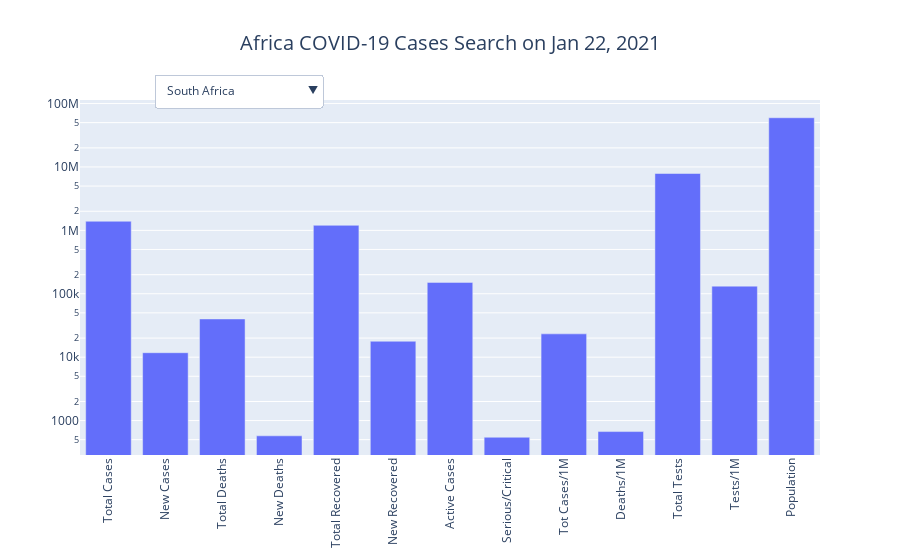

Notebook source saved alongside this figure:
### Markdown cell above
<h1 id="country-search">COVID-19 Cases Search</h1>

### Code cell
country_visualization('Africa')

### Figure 1 — Plotly figure (JSON) as saved in the notebook; plotly's stock layout.template omitted (floating-point values rounded to 4 significant figures; data arrays with more than 128 entries replaced by an {"elided": "..."} marker saying what was removed)
{"data": [{"name": "South Africa", "type": "bar", "visible": true, "x": ["Total Cases", "New Cases", "Total Deaths", "New Deaths", "Total Recovered", "New Recovered", "Active Cases", "Serious/Critical", "Tot Cases/1M", "Deaths/1M", "Total Tests", "Tests/1M", "Population"], "y": [1392568, 11761, 40076, 575, 1201284, 17841, 151208, 546, 23316, 671, 7882846, 131982, 59726820]}, {"name": "Morocco", "type": "bar", "visible": false, "x": ["Total Cases", "New Cases", "Total Deaths", "New Deaths", "Total Recovered", "New Recovered", "Active Cases", "Serious/Critical", "Tot Cases/1M", "Deaths/1M", "Total Tests", "Tests/1M", "Population"], "y": [464844, 1138, 8105, 29, 440652, 1351, 16087, 456, 12511, 218, 5262054, 141623, 37155316]}, {"name": "Tunisia", "type": "bar", "visible": false, "x": ["Total Cases", "New Cases", "Total Deaths", "New Deaths", "Total Recovered", "New Recovered", "Active Cases", "Serious/Critical", "Tot Cases/1M", "Deaths/1M", "Total Tests", "Tests/1M", "Population"], "y": [193273, 2389, 6092, 103, 140180, 2720, 47001, 409, 16258, 512, 802376, 67495, 11887867]}, {"name": "Egypt", "type": "bar", "visible": false, "x": ["Total Cases", "New Cases", "Total Deaths", "New Deaths", "Total Recovered", "New Recovered", "Active Cases", "Serious/Critical", "Tot Cases/1M", "Deaths/1M", "Total Tests", "Tests/1M", "Population"], "y": [160463, 748, 8853, 52, 125603, 432, 26007, 90, 1552, 86, 1000000, 9670, 103409102]}, {"name": "Ethiopia", "type": "bar", "visible": false, "x": ["Total Cases", "New Cases", "Total Deaths", "New Deaths", "Total Recovered", "New Recovered", "Active Cases", "Serious/Critical", "Tot Cases/1M", "Deaths/1M", "Total Tests", "Tests/1M", "Population"], "y": [132881, 555, 2060, 3, 118513, 507, 12308, 227, 1140, 18, 1908533, 16376, 116542610]}, {"name": "Nigeria", "type": "bar", "visible": false, "x": ["Total Cases", "New Cases", "Total Deaths", "New Deaths", "Total Recovered", "New Recovered", "Active Cases", "Serious/Critical", "Tot Cases/1M", "Deaths/1M", "Total Tests", "Tests/1M", "Population"], "y": [118138, 1483, 1490, 5, 94130, 484, 22518, 10, 565, 7, 1225179, 5863, 208972594]}, {"name": "Libya", "type": "bar", "visible": false, "x": ["Total Cases", "New Cases", "Total Deaths", "New Deaths", "Total Recovered", "New Recovered", "Active Cases", "Serious/Critical", "Tot Cases/1M", "Deaths/1M", "Total Tests", "Tests/1M", "Population"], "y": [112540, 794, 1737, 21, 90952, 1043, 19851, -1, 16255, 251, 616191, 89000, 6923505]}, {"name": "Algeria", "type": "bar", "visible": false, "x": ["Total Cases", "New Cases", "Total Deaths", "New Deaths", "Total Recovered", "New Recovered", "Active Cases", "Serious/Critical", "Tot Cases/1M", "Deaths/1M", "Total Tests", "Tests/1M", "Population"], "y": [105124, 272, 2856, 3, 71552, 209, 30716, 42, 2373, 64, -1, -1, 44292186]}, {"name": "Kenya", "type": "bar", "visible": false, "x": ["Total Cases", "New Cases", "Total Deaths", "New Deaths", "Total Recovered", "New Recovered", "Active Cases", "Serious/Critical", "Tot Cases/1M", "Deaths/1M", "Total Tests", "Tests/1M", "Population"], "y": [99769, 139, 1740, 1, 82866, 137, 15163, 27, 1833, 32, 1148030, 21092, 54429336]}, {"name": "Ghana", "type": "bar", "visible": false, "x": ["Total Cases", "New Cases", "Total Deaths", "New Deaths", "Total Recovered", "New Recovered", "Active Cases", "Serious/Critical", "Tot Cases/1M", "Deaths/1M", "Total Tests", "Tests/1M", "Population"], "y": [59480, -1, 361, -1, 56706, -1, 2413, 29, 1892, 11, 726313, 23106, 31433585]}, {"name": "Zambia", "type": "bar", "visible": false, "x": ["Total Cases", "New Cases", "Total Deaths", "New Deaths", "Total Recovered", "New Recovered", "Active Cases", "Serious/Critical", "Tot Cases/1M", "Deaths/1M", "Total Tests", "Tests/1M", "Population"], "y": [43333, 1120, 610, 13, 32667, 1145, 10056, 388, 2321, 33, 816005, 43710, 18668783]}, {"name": "Uganda", "type": "bar", "visible": false, "x": ["Total Cases", "New Cases", "Total Deaths", "New Deaths", "Total Recovered", "New Recovered", "Active Cases", "Serious/Critical", "Tot Cases/1M", "Deaths/1M", "Total Tests", "Tests/1M", "Population"], "y": [38935, 129, 317, 1, 13699, -1, 24919, -1, 837, 7, 810849, 17423, 46538089]}, {"name": "Namibia", "type": "bar", "visible": false, "x": ["Total Cases", "New Cases", "Total Deaths", "New Deaths", "Total Recovered", "New Recovered", "Active Cases", "Serious/Critical", "Tot Cases/1M", "Deaths/1M", "Total Tests", "Tests/1M", "Population"], "y": [31848, 333, 311, 1, 29571, 341, 1966, 27, 12409, 121, 250658, 97664, 2566540]}, {"name": "Mozambique", "type": "bar", "visible": false, "x": ["Total Cases", "New Cases", "Total Deaths", "New Deaths", "Total Recovered", "New Recovered", "Active Cases", "Serious/Critical", "Tot Cases/1M", "Deaths/1M", "Total Tests", "Tests/1M", "Population"], "y": [30848, 623, 290, 7, 19858, 348, 10700, -1, 972, 9, 319169, 10056, 31739867]}, {"name": "Zimbabwe", "type": "bar", "visible": false, "x": ["Total Cases", "New Cases", "Total Deaths", "New Deaths", "Total Recovered", "New Recovered", "Active Cases", "Serious/Critical", "Tot Cases/1M", "Deaths/1M", "Total Tests", "Tests/1M", "Population"], "y": [30523, 476, 962, 45, 21080, 1511, 8481, 99, 2037, 64, 266957, 17816, 14983750]}, {"name": "Cameroon", "type": "bar", "visible": false, "x": ["Total Cases", "New Cases", "Total Deaths", "New Deaths", "Total Recovered", "New Recovered", "Active Cases", "Serious/Critical", "Tot Cases/1M", "Deaths/1M", "Total Tests", "Tests/1M", "Population"], "y": [28010, -1, 455, -1, 26861, -1, 694, 46, 1041, 17, 149000, 5537, 26912236]}, {"name": "Ivory Coast", "type": "bar", "visible": false, "x": ["Total Cases", "New Cases", "Total Deaths", "New Deaths", "Total Recovered", "New Recovered", "Active Cases", "Serious/Critical", "Tot Cases/1M", "Deaths/1M", "Total Tests", "Tests/1M", "Population"], "y": [26315, 564, 143, 1, 24356, 237, 1816, -1, 984, 5, 311656, 11655, 26740475]}, {"name": "Sudan", "type": "bar", "visible": false, "x": ["Total Cases", "New Cases", "Total Deaths", "New Deaths", "Total Recovered", "New Recovered", "Active Cases", "Serious/Critical", "Tot Cases/1M", "Deaths/1M", "Total Tests", "Tests/1M", "Population"], "y": [26279, -1, 1603, -1, 15688, -1, 8988, -1, 592, 36, -1, -1, 44417532]}, {"name": "Senegal", "type": "bar", "visible": false, "x": ["Total Cases", "New Cases", "Total Deaths", "New Deaths", "Total Recovered", "New Recovered", "Active Cases", "Serious/Critical", "Tot Cases/1M", "Deaths/1M", "Total Tests", "Tests/1M", "Population"], "y": [24209, 300, 561, 9, 20089, 173, 3559, 43, 1425, 33, 308582, 18164, 16988317]}, {"name": "DRC", "type": "bar", "visible": false, "x": ["Total Cases", "New Cases", "Total Deaths", "New Deaths", "Total Recovered", "New Recovered", "Active Cases", "Serious/Critical", "Tot Cases/1M", "Deaths/1M", "Total Tests", "Tests/1M", "Population"], "y": [21597, 197, 647, 3, 14875, 10, 6075, -1, 237, 7, -1, -1, 91065119]}, {"name": "Botswana", "type": "bar", "visible": false, "x": ["Total Cases", "New Cases", "Total Deaths", "New Deaths", "Total Recovered", "New Recovered", "Active Cases", "Serious/Critical", "Tot Cases/1M", "Deaths/1M", "Total Tests", "Tests/1M", "Population"], "y": [19654, -1, 105, -1, 15911, -1, 3638, 1, 8265, 44, 613944, 258172, 2378041]}, {"name": "Angola", "type": "bar", "visible": false, "x": ["Total Cases", "New Cases", "Total Deaths", "New Deaths", "Total Recovered", "New Recovered", "Active Cases", "Serious/Critical", "Tot Cases/1M", "Deaths/1M", "Total Tests", "Tests/1M", "Population"], "y": [19269, 92, 452, 4, 17223, 47, 1594, 21, 576, 14, 174111, 5208, 33430593]}, {"name": "Madagascar", "type": "bar", "visible": false, "x": ["Total Cases", "New Cases", "Total Deaths", "New Deaths", "Total Recovered", "New Recovered", "Active Cases", "Serious/Critical", "Tot Cases/1M", "Deaths/1M", "Total Tests", "Tests/1M", "Population"], "y": [18301, -1, 273, -1, 17609, -1, 419, 16, 652, 10, 105342, 3751, 28085489]}, {"name": "Malawi", "type": "bar", "visible": false, "x": ["Total Cases", "New Cases", "Total Deaths", "New Deaths", "Total Recovered", "New Recovered", "Active Cases", "Serious/Critical", "Tot Cases/1M", "Deaths/1M", "Total Tests", "Tests/1M", "Population"], "y": [17365, 1316, 445, 31, 6408, 94, 10512, 4, 895, 23, 121620, 6268, 19403845]}, {"name": "Mauritania", "type": "bar", "visible": false, "x": ["Total Cases", "New Cases", "Total Deaths", "New Deaths", "Total Recovered", "New Recovered", "Active Cases", "Serious/Critical", "Tot Cases/1M", "Deaths/1M", "Total Tests", "Tests/1M", "Population"], "y": [16322, 56, 413, 3, 15047, 77, 862, 29, 3460, 88, 138650, 29391, 4717354]}, {"name": "Guinea", "type": "bar", "visible": false, "x": ["Total Cases", "New Cases", "Total Deaths", "New Deaths", "Total Recovered", "New Recovered", "Active Cases", "Serious/Critical", "Tot Cases/1M", "Deaths/1M", "Total Tests", "Tests/1M", "Population"], "y": [14262, 26, 81, -1, 13566, 57, 615, 24, 1070, 6, 117084, 8784, 13329987]}, {"name": "Eswatini", "type": "bar", "visible": false, "x": ["Total Cases", "New Cases", "Total Deaths", "New Deaths", "Total Recovered", "New Recovered", "Active Cases", "Serious/Critical", "Tot Cases/1M", "Deaths/1M", "Total Tests", "Tests/1M", "Population"], "y": [14219, 202, 458, 17, 8962, 140, 4799, 67, 12185, 392, 122897, 105320, 1166891]}, {"name": "Cabo Verde", "type": "bar", "visible": false, "x": ["Total Cases", "New Cases", "Total Deaths", "New Deaths", "Total Recovered", "New Recovered", "Active Cases", "Serious/Critical", "Tot Cases/1M", "Deaths/1M", "Total Tests", "Tests/1M", "Population"], "y": [13381, 74, 122, -1, 12590, 73, 669, 23, 23922, 218, 111390, 199135, 559368]}, {"name": "Rwanda", "type": "bar", "visible": false, "x": ["Total Cases", "New Cases", "Total Deaths", "New Deaths", "Total Recovered", "New Recovered", "Active Cases", "Serious/Critical", "Tot Cases/1M", "Deaths/1M", "Total Tests", "Tests/1M", "Population"], "y": [12443, 273, 165, 3, 8184, 211, 4094, -1, 948, 13, 817800, 62284, 13130248]}, {"name": "Gabon", "type": "bar", "visible": false, "x": ["Total Cases", "New Cases", "Total Deaths", "New Deaths", "Total Recovered", "New Recovered", "Active Cases", "Serious/Critical", "Tot Cases/1M", "Deaths/1M", "Total Tests", "Tests/1M", "Population"], "y": [10278, 158, 67, 1, 9902, 93, 309, 10, 4558, 30, 422091, 187190, 2254879]}, {"name": "Burkina Faso", "type": "bar", "visible": false, "x": ["Total Cases", "New Cases", "Total Deaths", "New Deaths", "Total Recovered", "New Recovered", "Active Cases", "Serious/Critical", "Tot Cases/1M", "Deaths/1M", "Total Tests", "Tests/1M", "Population"], "y": [9857, 138, 107, 1, 7883, 135, 1867, -1, 465, 5, -1, -1, 21220502]}, {"name": "Réunion", "type": "bar", "visible": false, "x": ["Total Cases", "New Cases", "Total Deaths", "New Deaths", "Total Recovered", "New Recovered", "Active Cases", "Serious/Critical", "Tot Cases/1M", "Deaths/1M", "Total Tests", "Tests/1M", "Population"], "y": [9701, 117, 45, -1, 9261, 208, 395, 8, 10792, 50, 98785, 109896, 898897]}, {"name": "Mali", "type": "bar", "visible": false, "x": ["Total Cases", "New Cases", "Total Deaths", "New Deaths", "Total Recovered", "New Recovered", "Active Cases", "Serious/Critical", "Tot Cases/1M", "Deaths/1M", "Total Tests", "Tests/1M", "Population"], "y": [7937, 26, 321, 1, 5683, 17, 1933, -1, 386, 16, 138180, 6716, 20573330]}, {"name": "Congo", "type": "bar", "visible": false, "x": ["Total Cases", "New Cases", "Total Deaths", "New Deaths", "Total Recovered", "New Recovered", "Active Cases", "Serious/Critical", "Tot Cases/1M", "Deaths/1M", "Total Tests", "Tests/1M", "Population"], "y": [7794, -1, 117, -1, 5846, -1, 1831, -1, 1393, 21, 73120, 13073, 5593408]}, {"name": "Lesotho", "type": "bar", "visible": false, "x": ["Total Cases", "New Cases", "Total Deaths", "New Deaths", "Total Recovered", "New Recovered", "Active Cases", "Serious/Critical", "Tot Cases/1M", "Deaths/1M", "Total Tests", "Tests/1M", "Population"], "y": [7555, 51, 113, 10, 1993, 126, 5449, -1, 3511, 53, 45531, 21160, 2151774]}, {"name": "Mayotte", "type": "bar", "visible": false, "x": ["Total Cases", "New Cases", "Total Deaths", "New Deaths", "Total Recovered", "New Recovered", "Active Cases", "Serious/Critical", "Tot Cases/1M", "Deaths/1M", "Total Tests", "Tests/1M", "Population"], "y": [7250, 92, 58, -1, 2964, -1, 4228, 4, 26224, 210, 50331, 182051, 276467]}, {"name": "Djibouti", "type": "bar", "visible": false, "x": ["Total Cases", "New Cases", "Total Deaths", "New Deaths", "Total Recovered", "New Recovered", "Active Cases", "Serious/Critical", "Tot Cases/1M", "Deaths/1M", "Total Tests", "Tests/1M", "Population"], "y": [5917, 1, 61, -1, 5837, 4, 19, -1, 5941, 61, 105649, 106071, 996024]}, {"name": "Equatorial Guinea", "type": "bar", "visible": false, "x": ["Total Cases", "New Cases", "Total Deaths", "New Deaths", "Total Recovered", "New Recovered", "Active Cases", "Serious/Critical", "Tot Cases/1M", "Deaths/1M", "Total Tests", "Tests/1M", "Population"], "y": [5401, 36, 86, -1, 5197, 6, 118, -1, 3781, 60, 84190, 58940, 1428395]}, {"name": "CAR", "type": "bar", "visible": false, "x": ["Total Cases", "New Cases", "Total Deaths", "New Deaths", "Total Recovered", "New Recovered", "Active Cases", "Serious/Critical", "Tot Cases/1M", "Deaths/1M", "Total Tests", "Tests/1M", "Population"], "y": [4974, -1, 63, -1, 4885, -1, 26, 2, 1020, 13, 35523, 7284, 4876571]}, {"name": "Somalia", "type": "bar", "visible": false, "x": ["Total Cases", "New Cases", "Total Deaths", "New Deaths", "Total Recovered", "New Recovered", "Active Cases", "Serious/Critical", "Tot Cases/1M", "Deaths/1M", "Total Tests", "Tests/1M", "Population"], "y": [4744, -1, 130, -1, 3666, -1, 948, -1, 294, 8, -1, -1, 16138541]}, {"name": "Togo", "type": "bar", "visible": false, "x": ["Total Cases", "New Cases", "Total Deaths", "New Deaths", "Total Recovered", "New Recovered", "Active Cases", "Serious/Critical", "Tot Cases/1M", "Deaths/1M", "Total Tests", "Tests/1M", "Population"], "y": [4545, 40, 74, -1, 3927, 26, 544, -1, 542, 9, 198192, 23633, 8386415]}, {"name": "Niger", "type": "bar", "visible": false, "x": ["Total Cases", "New Cases", "Total Deaths", "New Deaths", "Total Recovered", "New Recovered", "Active Cases", "Serious/Critical", "Tot Cases/1M", "Deaths/1M", "Total Tests", "Tests/1M", "Population"], "y": [4308, 41, 150, 3, 3403, 46, 755, 3, 174, 6, 70563, 2858, 24688508]}, {"name": "Gambia", "type": "bar", "visible": false, "x": ["Total Cases", "New Cases", "Total Deaths", "New Deaths", "Total Recovered", "New Recovered", "Active Cases", "Serious/Critical", "Tot Cases/1M", "Deaths/1M", "Total Tests", "Tests/1M", "Population"], "y": [3958, 8, 128, -1, 3703, 6, 127, 1, 1613, 52, 32962, 13431, 2454225]}, {"name": "South Sudan", "type": "bar", "visible": false, "x": ["Total Cases", "New Cases", "Total Deaths", "New Deaths", "Total Recovered", "New Recovered", "Active Cases", "Serious/Critical", "Tot Cases/1M", "Deaths/1M", "Total Tests", "Tests/1M", "Population"], "y": [3788, -1, 64, -1, 3542, -1, 182, 2, 336, 6, 83534, 7414, 11267151]}, {"name": "Benin", "type": "bar", "visible": false, "x": ["Total Cases", "New Cases", "Total Deaths", "New Deaths", "Total Recovered", "New Recovered", "Active Cases", "Serious/Critical", "Tot Cases/1M", "Deaths/1M", "Total Tests", "Tests/1M", "Population"], "y": [3643, 61, 48, -1, 3317, 33, 278, -1, 296, 4, 408081, 33180, 12299096]}, {"name": "Chad", "type": "bar", "visible": false, "x": ["Total Cases", "New Cases", "Total Deaths", "New Deaths", "Total Recovered", "New Recovered", "Active Cases", "Serious/Critical", "Tot Cases/1M", "Deaths/1M", "Total Tests", "Tests/1M", "Population"], "y": [3104, 39, 115, 1, 2222, 29, 767, -1, 186, 7, -1, -1, 16686487]}, {"name": "Sierra Leone", "type": "bar", "visible": false, "x": ["Total Cases", "New Cases", "Total Deaths", "New Deaths", "Total Recovered", "New Recovered", "Active Cases", "Serious/Critical", "Tot Cases/1M", "Deaths/1M", "Total Tests", "Tests/1M", "Population"], "y": [3093, 12, 77, -1, 2166, 23, 850, -1, 383, 10, -1, -1, 8067214]}, {"name": "Guinea-Bissau", "type": "bar", "visible": false, "x": ["Total Cases", "New Cases", "Total Deaths", "New Deaths", "Total Recovered", "New Recovered", "Active Cases", "Serious/Critical", "Tot Cases/1M", "Deaths/1M", "Total Tests", "Tests/1M", "Population"], "y": [2510, -1, 45, -1, 2405, -1, 60, 5, 1259, 23, 39578, 19850, 1993813]}, {"name": "Comoros", "type": "bar", "visible": false, "x": ["Total Cases", "New Cases", "Total Deaths", "New Deaths", "Total Recovered", "New Recovered", "Active Cases", "Serious/Critical", "Tot Cases/1M", "Deaths/1M", "Total Tests", "Tests/1M", "Population"], "y": [2160, 227, 63, 9, 1298, 89, 799, -1, 2455, 72, -1, -1, 879898]}, {"name": "Eritrea", "type": "bar", "visible": false, "x": ["Total Cases", "New Cases", "Total Deaths", "New Deaths", "Total Recovered", "New Recovered", "Active Cases", "Serious/Critical", "Tot Cases/1M", "Deaths/1M", "Total Tests", "Tests/1M", "Population"], "y": [1940, 27, 6, -1, 1304, -1, 630, -1, 543, 2, 23693, 6630, 3573844]}, {"name": "Liberia", "type": "bar", "visible": false, "x": ["Total Cases", "New Cases", "Total Deaths", "New Deaths", "Total Recovered", "New Recovered", "Active Cases", "Serious/Critical", "Tot Cases/1M", "Deaths/1M", "Total Tests", "Tests/1M", "Population"], "y": [1912, 11, 84, -1, 1714, -1, 114, 2, 373, 16, 62180, 12136, 5123656]}, {"name": "Burundi", "type": "bar", "visible": false, "x": ["Total Cases", "New Cases", "Total Deaths", "New Deaths", "Total Recovered", "New Recovered", "Active Cases", "Serious/Critical", "Tot Cases/1M", "Deaths/1M", "Total Tests", "Tests/1M", "Population"], "y": [1380, 22, 2, -1, 773, -1, 605, -1, 114, 0.2, 90019, 7448, 12086450]}, {"name": "Sao Tome and Principe", "type": "bar", "visible": false, "x": ["Total Cases", "New Cases", "Total Deaths", "New Deaths", "Total Recovered", "New Recovered", "Active Cases", "Serious/Critical", "Tot Cases/1M", "Deaths/1M", "Total Tests", "Tests/1M", "Population"], "y": [1182, 11, 17, -1, 996, 1, 169, -1, 5338, 77, 7498, 33862, 221426]}, {"name": "Seychelles", "type": "bar", "visible": false, "x": ["Total Cases", "New Cases", "Total Deaths", "New Deaths", "Total Recovered", "New Recovered", "Active Cases", "Serious/Critical", "Tot Cases/1M", "Deaths/1M", "Total Tests", "Tests/1M", "Population"], "y": [972, 106, 3, -1, 681, 34, 288, -1, 9849, 30, 5200, 52691, 98689]}, {"name": "Mauritius", "type": "bar", "visible": false, "x": ["Total Cases", "New Cases", "Total Deaths", "New Deaths", "Total Recovered", "New Recovered", "Active Cases", "Serious/Critical", "Tot Cases/1M", "Deaths/1M", "Total Tests", "Tests/1M", "Population"], "y": [556, -1, 10, -1, 518, -1, 28, -1, 437, 8, 289552, 227464, 1272956]}, {"name": "Tanzania", "type": "bar", "visible": false, "x": ["Total Cases", "New Cases", "Total Deaths", "New Deaths", "Total Recovered", "New Recovered", "Active Cases", "Serious/Critical", "Tot Cases/1M", "Deaths/1M", "Total Tests", "Tests/1M", "Population"], "y": [509, -1, 21, -1, 183, -1, 305, 7, 8, 0.3, -1, -1, 60675156]}, {"name": "Western Sahara", "type": "bar", "visible": false, "x": ["Total Cases", "New Cases", "Total Deaths", "New Deaths", "Total Recovered", "New Recovered", "Active Cases", "Serious/Critical", "Tot Cases/1M", "Deaths/1M", "Total Tests", "Tests/1M", "Population"], "y": [10, -1, 1, -1, 8, -1, 1, -1, 17, 2, -1, -1, 605484]}], "layout": {"title": {"font": {"size": 20}, "text": "Africa COVID-19 Cases Search on Jan 22, 2021", "x": 0.5, "xanchor": "center"}, "updatemenus": [{"buttons": [{"args": [{"visible": {"elided": "207 bool values"}}], "label": "South Africa", "method": "update"}, {"args": [{"visible": {"elided": "207 bool values"}}], "label": "Morocco", "method": "update"}, {"args": [{"visible": {"elided": "207 bool values"}}], "label": "Tunisia", "method": "update"}, {"args": [{"visible": {"elided": "207 bool values"}}], "label": "Egypt", "method": "update"}, {"args": [{"visible": {"elided": "207 bool values"}}], "label": "Ethiopia", "method": "update"}, {"args": [{"visible": {"elided": "207 bool values"}}], "label": "Nigeria", "method": "update"}, {"args": [{"visible": {"elided": "207 bool values"}}], "label": "Libya", "method": "update"}, {"args": [{"visible": {"elided": "207 bool values"}}], "label": "Algeria", "method": "update"}, {"args": [{"visible": {"elided": "207 bool values"}}], "label": "Kenya", "method": "update"}, {"args": [{"visible": {"elided": "207 bool values"}}], "label": "Ghana", "method": "update"}, {"args": [{"visible": {"elided": "207 bool values"}}], "label": "Zambia", "method": "update"}, {"args": [{"visible": {"elided": "207 bool values"}}], "label": "Uganda", "method": "update"}, {"args": [{"visible": {"elided": "207 bool values"}}], "label": "Namibia", "method": "update"}, {"args": [{"visible": {"elided": "207 bool values"}}], "label": "Mozambique", "method": "update"}, {"args": [{"visible": {"elided": "207 bool values"}}], "label": "Zimbabwe", "method": "update"}, {"args": [{"visible": {"elided": "207 bool values"}}], "label": "Cameroon", "method": "update"}, {"args": [{"visible": {"elided": "207 bool values"}}], "label": "Ivory Coast", "method": "update"}, {"args": [{"visible": {"elided": "207 bool values"}}], "label": "Sudan", "method": "update"}, {"args": [{"visible": {"elided": "207 bool values"}}], "label": "Senegal", "method": "update"}, {"args": [{"visible": {"elided": "207 bool values"}}], "label": "DRC", "method": "update"}, {"args": [{"visible": {"elided": "207 bool values"}}], "label": "Botswana", "method": "update"}, {"args": [{"visible": {"elided": "207 bool values"}}], "label": "Angola", "method": "update"}, {"args": [{"visible": {"elided": "207 bool values"}}], "label": "Madagascar", "method": "update"}, {"args": [{"visible": {"elided": "207 bool values"}}], "label": "Malawi", "method": "update"}, {"args": [{"visible": {"elided": "207 bool values"}}], "label": "Mauritania", "method": "update"}, {"args": [{"visible": {"elided": "207 bool values"}}], "label": "Guinea", "method": "update"}, {"args": [{"visible": {"elided": "207 bool values"}}], "label": "Eswatini", "method": "update"}, {"args": [{"visible": {"elided": "207 bool values"}}], "label": "Cabo Verde", "method": "update"}, {"args": [{"visible": {"elided": "207 bool values"}}], "label": "Rwanda", "method": "update"}, {"args": [{"visible": {"elided": "207 bool values"}}], "label": "Gabon", "method": "update"}, {"args": [{"visible": {"elided": "207 bool values"}}], "label": "Burkina Faso", "method": "update"}, {"args": [{"visible": {"elided": "207 bool values"}}], "label": "Réunion", "method": "update"}, {"args": [{"visible": {"elided": "207 bool values"}}], "label": "Mali", "method": "update"}, {"args": [{"visible": {"elided": "207 bool values"}}], "label": "Congo", "method": "update"}, {"args": [{"visible": {"elided": "207 bool values"}}], "label": "Lesotho", "method": "update"}, {"args": [{"visible": {"elided": "207 bool values"}}], "label": "Mayotte", "method": "update"}, {"args": [{"visible": {"elided": "207 bool values"}}], "label": "Djibouti", "method": "update"}, {"args": [{"visible": {"elided": "207 bool values"}}], "label": "Equatorial Guinea", "method": "update"}, {"args": [{"visible": {"elided": "207 bool values"}}], "label": "CAR", "method": "update"}, {"args": [{"visible": {"elided": "207 bool values"}}], "label": "Somalia", "method": "update"}, {"args": [{"visible": {"elided": "207 bool values"}}], "label": "Togo", "method": "update"}, {"args": [{"visible": {"elided": "207 bool values"}}], "label": "Niger", "method": "update"}, {"args": [{"visible": {"elided": "207 bool values"}}], "label": "Gambia", "method": "update"}, {"args": [{"visible": {"elided": "207 bool values"}}], "label": "South Sudan", "method": "update"}, {"args": [{"visible": {"elided": "207 bool values"}}], "label": "Benin", "method": "update"}, {"args": [{"visible": {"elided": "207 bool values"}}], "label": "Chad", "method": "update"}, {"args": [{"visible": {"elided": "207 bool values"}}], "label": "Sierra Leone", "method": "update"}, {"args": [{"visible": {"elided": "207 bool values"}}], "label": "Guinea-Bissau", "method": "update"}, {"args": [{"visible": {"elided": "207 bool values"}}], "label": "Comoros", "method": "update"}, {"args": [{"visible": {"elided": "207 bool values"}}], "label": "Eritrea", "method": "update"}, {"args": [{"visible": {"elided": "207 bool values"}}], "label": "Liberia", "method": "update"}, {"args": [{"visible": {"elided": "207 bool values"}}], "label": "Burundi", "method": "update"}, {"args": [{"visible": {"elided": "207 bool values"}}], "label": "Sao Tome and Principe", "method": "update"}, {"args": [{"visible": {"elided": "207 bool values"}}], "label": "Seychelles", "method": "update"}, {"args": [{"visible": {"elided": "207 bool values"}}], "label": "Mauritius", "method": "update"}, {"args": [{"visible": {"elided": "207 bool values"}}], "label": "Tanzania", "method": "update"}, {"args": [{"visible": {"elided": "207 bool values"}}], "label": "Western Sahara", "method": "update"}], "direction": "down", "pad": {"r": 10, "t": 10}, "showactive": true, "x": 0.1, "xanchor": "left", "y": 1.1, "yanchor": "top"}], "xaxis": {"tickangle": -90}, "yaxis": {"type": "log"}}}
